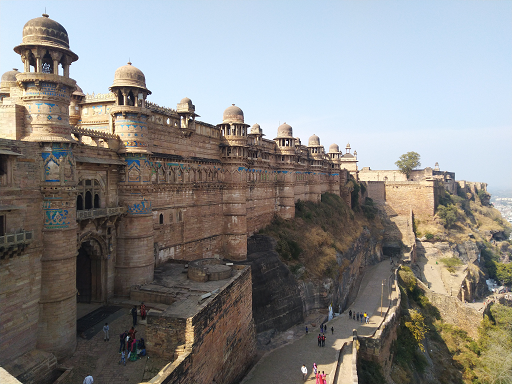
#> input picture Files used as input/img1.bmp, 512 x 384 px, found by its file name
$ python 'C3_13 Affine Transform on images.py'
#> lines starting #> are read from the running program, lines starting #| are printed output that depends on the picture
### Chapter 09/my_package/my_functions.py
#======================================================================
# Purpose : creating custom functions for usage
#======================================================================

import matplotlib.pyplot as plt
import cv2
import numpy as np

# Function my_imshow is used to display image using matplotlib method and is
# usually used with subplots

def my_imshow(input_image,str='',ax='Nothing Passed'):
    if ax=='Nothing Passed':
        fig1,ax1=plt.subplots()
        fig1.show()
        if input_image.ndim==3:
            plt.imshow(cv2.cvtColor(input_image, cv2.COLOR_BGR2RGB))
        else:
            plt.imshow(cv2.cvtColor(input_image, cv2.COLOR_GRAY2RGB))
        plt.axis("off")
        plt.gca().set_title(str)
        return fig1,ax1
    else:
        if input_image.ndim==3:
            ax.imshow(cv2.cvtColor(input_image, cv2.COLOR_BGR2RGB))
        else:
            ax.imshow(cv2.cvtColor(input_image, cv2.COLOR_GRAY2RGB))
        ax.axis("off")
        ax.set_title(str)

# Function norm_uint8 defined below,
# Normalises and convert to uint8 an input_image and return the same, usually
# used while displaying a grayscale image which has been converted to float32
# during processing

def norm_uint8(input_image):
    input_image=input_image-np.min(input_image)
    input_image=255*input_image/np.max(input_image)
    input_image=np.uint8(input_image)
    return input_image


### Chapter 03/C3_13 Affine Transform on images.py
#======================================================================
# PURPOSE : Learning Affine Transformation on images
#======================================================================
import cv2,matplotlib.pyplot as plt, numpy as np
from skimage.transform import warp # For warping the image by transform matrix
import my_package.my_functions as mf # This is a user defined package and ...
# one may find the details related to its contents and usage in section XXX

#--------------------------------------------------------------------------
#            Importing the image and displaying
#--------------------------------------------------------------------------
input_image=cv2.imread('img1.bmp',0)
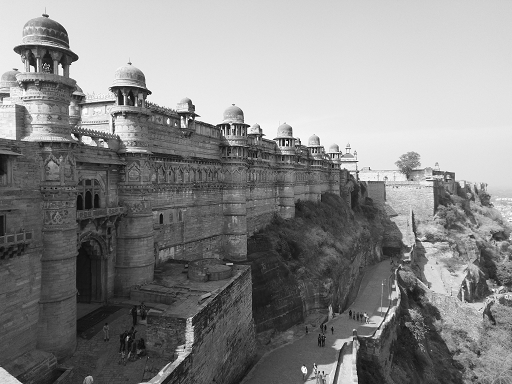
#> input_image: shape (384, 512); min 0, max 255, mean 135.1
rows, cols = input_image.shape
#> rows = 384; cols = 512

fig,ax=plt.subplots(1,3)
fig.show()
mf.my_imshow(input_image,"(a) Input Grayscale Image",ax[0])

#--------------------------------------------------------------------------
#            Creating Affine Transform Matrix (ATM)
#--------------------------------------------------------------------------
ATM=np.float32([[1.5,0,40],[0,1/1.5,50],[0,0,1]])

#--------------------------------------------------------------------------
#   Warping the image according to the matrix selected and displaying
#--------------------------------------------------------------------------

affine_transformed_image=mf.norm_uint8(warp(input_image,np.linalg.inv(ATM)))
#> in norm_uint8, `input_image=input_image-np.min(input_image)`:
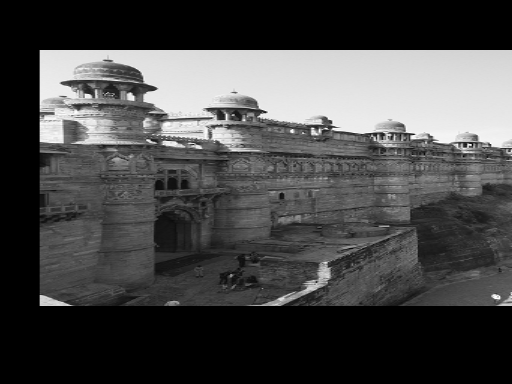
#> input_image: shape (384, 512) float64; min 0, max 1, mean 0.285
mf.my_imshow(affine_transformed_image ,"(b) Affine image (cropped)",ax[1])
affine_transformed_image=mf.norm_uint8(warp(input_image,np.linalg.inv(ATM),output_shape=(np.int16(rows/1.5+50),np.int16(cols*1.5))))
#> in norm_uint8 (call 2), `input_image=input_image-np.min(input_image)`:
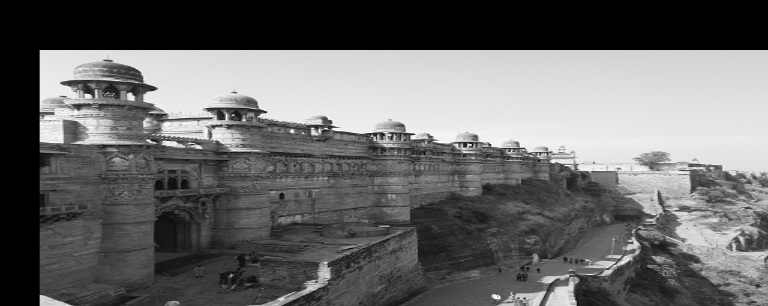
#> input_image: shape (306, 768) float64; min 0, max 1, mean 0.413
mf.my_imshow(affine_transformed_image ,"(c) Affine image (un-cropped)",ax[2])

plt.show()
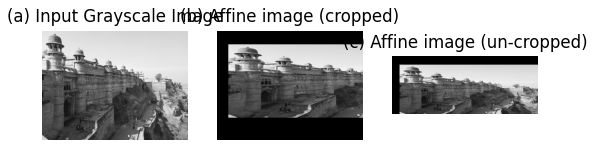
#> figure drawn by matplotlib, 3 panels
print("Completed Successfully ...")

$ run again, with Files used as input/img10.bmp copied over Files used as input/img1.bmp
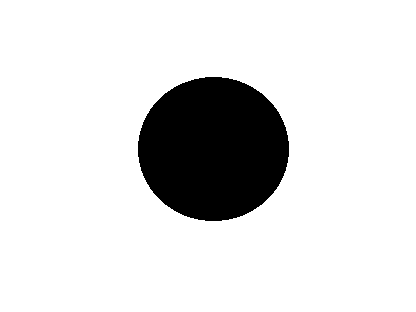
#> input picture Files used as input/img10.bmp, 416 x 312 px, found by its file name
#> in norm_uint8 (call 2), `input_image=255*input_image/np.max(input_image)`:
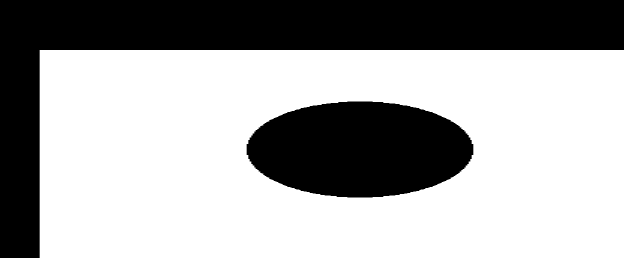
#> input_image: shape (258, 624) float64; min 0, max 255, mean 165.5
#> `plt.show()`:
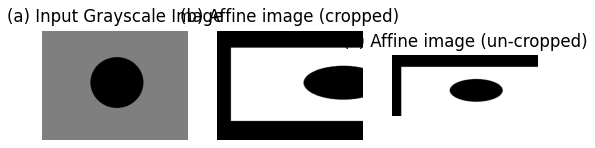
#> figure drawn by matplotlib, 3 panels

$ run again, with Files used as input/img12.bmp copied over Files used as input/img1.bmp
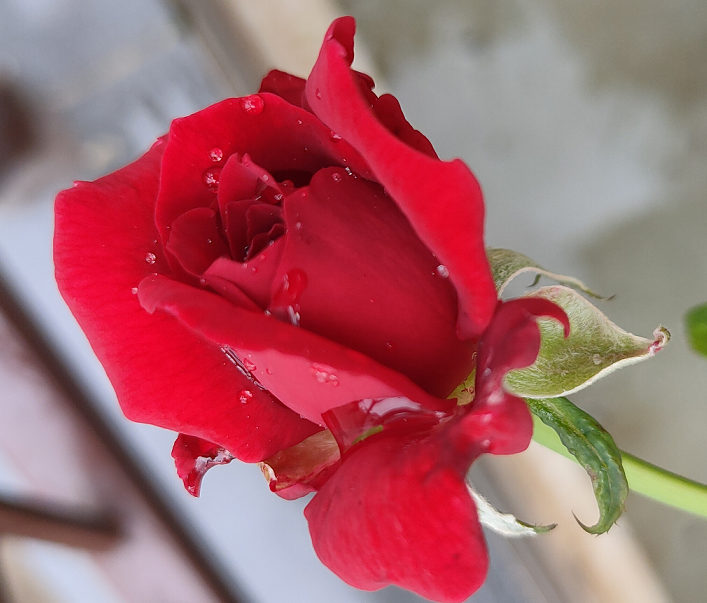
#> input picture Files used as input/img12.bmp, 707 x 603 px, found by its file name
#> in norm_uint8 (call 2), `input_image=input_image-np.min(input_image)`:
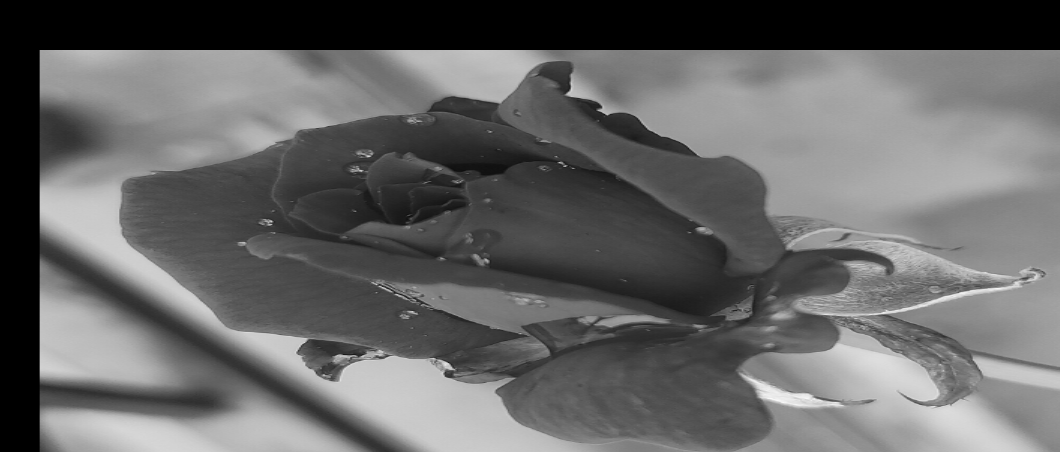
#> input_image: shape (452, 1060) float64; min 0, max 0.983, mean 0.403
#> `plt.show()`:
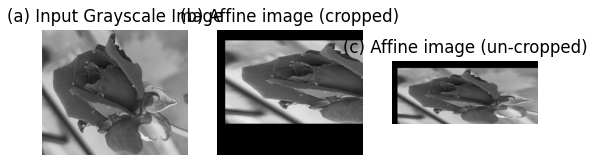
#> figure drawn by matplotlib, 3 panels
